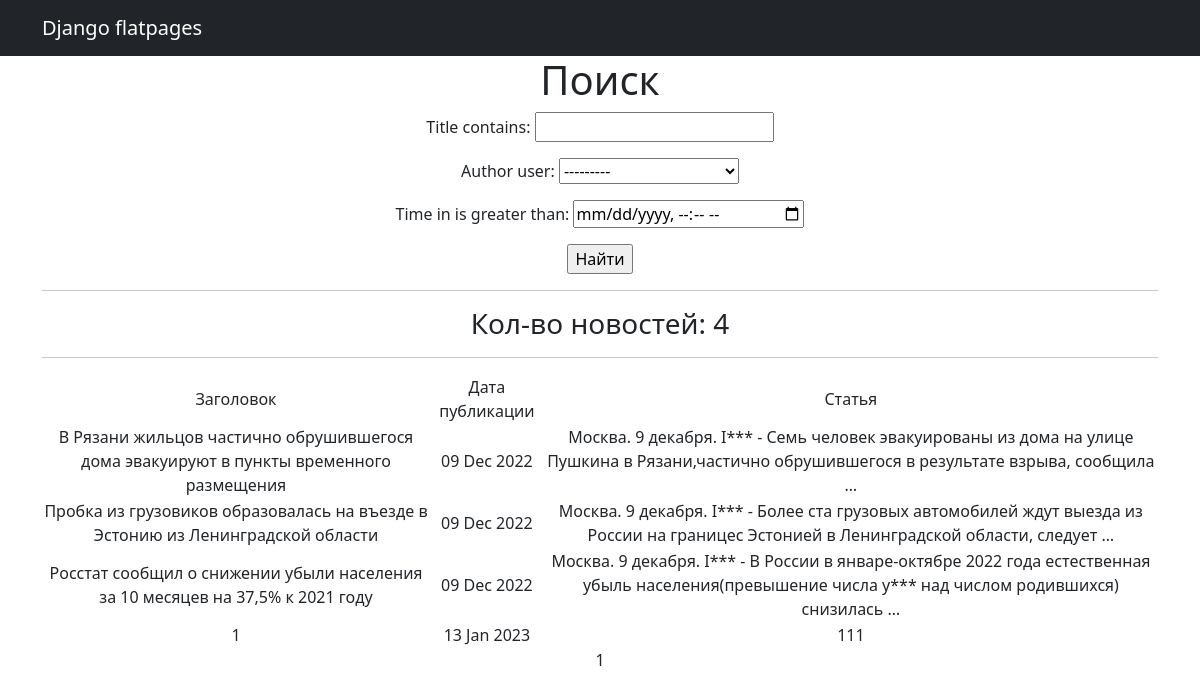
The page /news/search/ on the database as committed earlier.
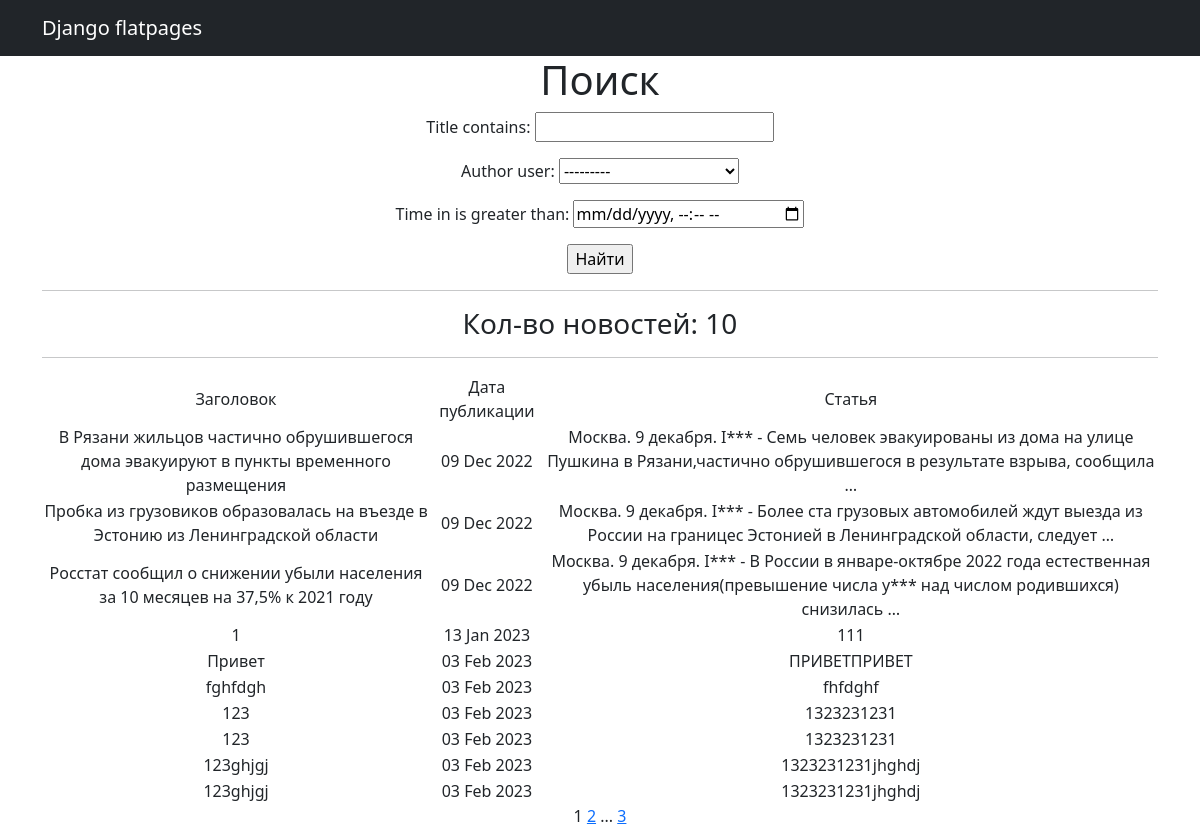
The same page on the database as committed later.
### news/models.py (models this page shows, shortened)
class Post(models.Model):
    author = models.ForeignKey(Author, on_delete=models.CASCADE)
    type_of_post = models.CharField(max_length=2, choices=type_post)
    time_in = models.DateTimeField(auto_now_add=True)
    title = models.CharField(max_length=255)
    text = models.TextField()
    rating_post = models.IntegerField(default=0)
    post_category = models.ManyToManyField(Category, through='PostCategory')
    @property
    def rating(self):
        return self.rating_post

### news/views.py (the view)
# urls.py: path('news/search/', PostSearch.as_view(), name='post_search'),
class PostSearch(ListView):
    model = Post
    ordering = 'time_in'
    template_name = 'post_search.html'
    context_object_name = 'news'
    paginate_by = 10
    def get_queryset(self):
        queryset = super().get_queryset()
        self.filterset = PostFilter(self.request.GET, queryset)
        return self.filterset.qs
    def get_context_data(self, **kwargs):
        context = super().get_context_data(**kwargs)
        context['filterset'] = self.filterset
        return context

### news/templatetags/custom_filter.py (called while the page is built)
@register.filter()
def censor(value: str) -> str:
    CURRENCY_WORDS = {'INTERFAX.RU':True,
                      'умерших': True
                      }
    try:
        if not isinstance(value, str):
            raise Exception('Error')
        a = value
        for word in list(CURRENCY_WORDS.keys()):
            if word in a:
                a = a.replace(word, f'{word[:1]}***')
            if word.capitalize() in a:
                a = a.replace(word.capitalize(), f'{word[:1].capitalize()}***')
        return a
    except Exception as e:
        print(e)

### news/templatetags/custom_tags.py (called while the page is built)
@register.simple_tag(takes_context=True)
def url_replace(context, **kwargs):
   d = context['request'].GET.copy()
   for k, v in kwargs.items():
       d[k] = v
   return d.urlencode()

### templates/post_search.html (shortened to what this page needs)
{% extends 'flatpages/default.html' %}
{% load custom_filter %}
{% load custom_tags %}
{% block content %}
   <h1>Поиск</h1>
    <form method="get">
        {{ filterset.form.as_p }}
        <input type="submit" value="Найти" />
    </form>
    <hr>
       <h3>Кол-во новостей: {{ news|length }}</h3>
    <hr>
   {% if news %}
       <table>
           <tr>
               <td>Заголовок</td>
               <td>Дата публикации</td>
               <td>Статья</td>
           </tr>
           {% for post in news %}
           <tr>
               <td>{{ post.title }}</td>
               <td>{{ post.time_in|date:'d M Y' }}</td>
               <td>{{ post.text|truncatewords:20|censor }}</td>
           </tr>
           {% endfor %}
       </table>
   {% else %}
       <h2>Новостей нет!</h2>
   {% endif %}
   {{ page_obj.number }}
   {% if page_obj.has_next %}
       <a href="?{% url_replace page=page_obj.next_page_number %}">{{ page_obj.next_page_number }}</a>
       {% if paginator.num_pages != page_obj.next_page_number %}
           ...
           <a href="?{% url_replace page=page_obj.paginator.num_pages %}">{{ page_obj.paginator.num_pages }}</a>
       {% endif %}
   {% endif %}
{% endblock content %}

Rows that differ between the two databases and show on the page:
added Post: title "Привет", time_in "03 Feb 2023", text|censor "ПРИВЕТПРИВЕТ"
added Post: title "fghfdgh", time_in "03 Feb 2023", text|censor "fhfdghf"
added Post: title "123", time_in "03 Feb 2023", text|censor "1323231231"
added Post: title "123", time_in "03 Feb 2023", text|censor "1323231231"
added Post: title "123ghjgj", time_in "03 Feb 2023", text|censor "1323231231jhghdj"
added Post: title "123ghjgj", time_in "03 Feb 2023", text|censor "1323231231jhghdj"
Other text that changed with them:
{{ news|length }}: "4" → "10"
{{ page_obj.next_page_number }}: (not shown) → "2"
{{ page_obj.paginator.num_pages }}: (not shown) → "3"
